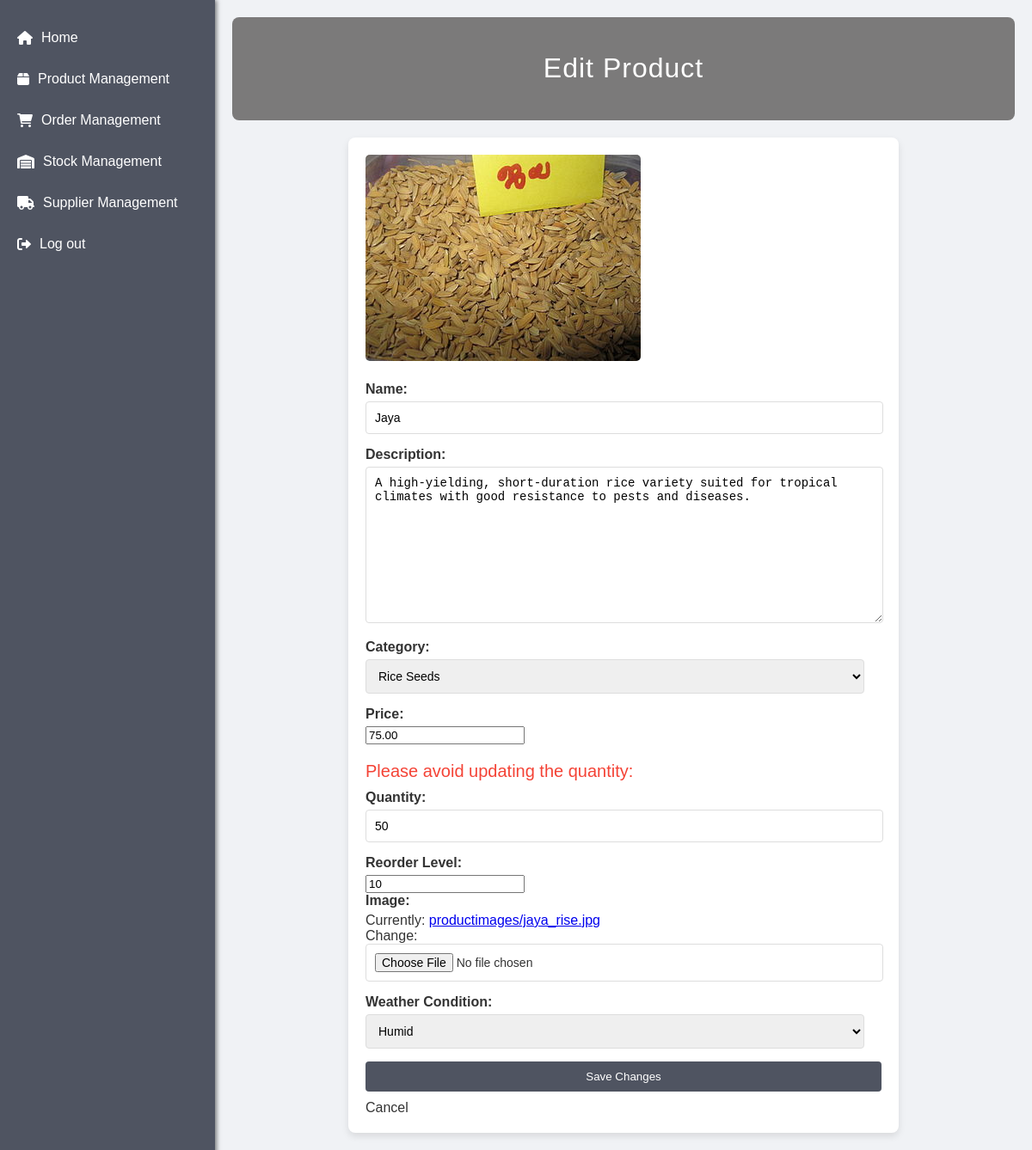
The app's page /edit_product/1/ with its own data.
### pets/models.py (models this page shows, shortened)
class Product(models.Model):
    name = models.CharField(max_length=255,unique=True)
    description = models.TextField()
    price = models.DecimalField(max_digits=10, decimal_places=2)
    image = models.ImageField(upload_to='productimages/')
    is_active = models.BooleanField(default=True)
    quantity = models.IntegerField(default=0)
    reorderlevel = models.IntegerField(default=0)
    category = models.CharField(max_length=100, default='Uncategorized')
    is_ordered = models.BooleanField(default=False)  # New field to indicate if the product has been ordered
    weather_condition = models.CharField(
        choices=[
            ('Rainy', 'Rainy'),
            ('Hot', 'Hot'),
            ('Snowy', 'Snowy'),
            ('Humid', 'Humid'),
            ('Normal', 'Normal')
        ],
        max_length=50,
        help_text='Weather condition suitable for this product',
        default='Normal'  # Specify a default value here
    )

### pets/views.py (the view)
# urls.py: path('edit_product/<int:product_id>/', views.edit_product, name='edit_product'),
def edit_product(request, product_id):
    product_to_edit = get_object_or_404(Product, pk=product_id)
    if request.method == 'POST':
        form = ProductForm(request.POST, request.FILES, instance=product_to_edit)
        if form.is_valid():
            new_quantity = form.cleaned_data.get('quantity')  # Get the new quantity from the form
            current_quantity = product_to_edit.quantity  # Get the current quantity of the product
            updated_quantity = current_quantity # Calculate the updated quantity
            product_to_edit.quantity = updated_quantity
            product_to_edit.save()
            return redirect('adminpage')  # Redirect to the user page
    else:
        form = ProductForm(instance=product_to_edit)
    return render(request, 'edit_product.html', {'form': form, 'product': product_to_edit})

### pets/forms.py
class ProductForm(forms.ModelForm):
    class Meta:
        model = Product
        fields = ['name', 'description', 'price', 'image', 'quantity', 'reorderlevel']

### pets/templates/edit_product.html (shortened to what this page needs)
{% load static %}
<!DOCTYPE html>
<html lang="en">
<head>
    <link rel="stylesheet" href="https://cdnjs.cloudflare.com/ajax/libs/font-awesome/6.0.0-beta3/css/all.min.css">
</head>
<body>
    <div class="sidebar">
        <a href="{% url 'admin_dashboard' %}">
            <i class="fas fa-home"></i><span>Home</span>
        </a>
        <a href="{% url 'adminpage' %}">
            <i class="fas fa-box"></i><span>Product Management</span>
        </a>
        <a href="{% url 'adminorders' %}">
            <i class="fas fa-shopping-cart"></i><span>Order Management</span>
        </a>
        <a href="{% url 'stock_management' %}">
            <i class="fas fa-warehouse"></i><span>Stock Management</span>
        </a>
        <a href="{% url 'manage_suppliers' %}">
            <i class="fas fa-truck"></i><span>Supplier Management</span>
        </a>
        <a href="{% url 'user_logout' %}">
            <i class="fas fa-sign-out-alt"></i><span>Log out</span>
        </a>
    </div>
    <div class="main-content">
        <div class="header">
            <h1>Edit Product</h1>
        </div>
        <div class="form-container">
            <form method="post" enctype="multipart/form-data">
                <div>
                    {% if product.image %}
                        <img src="{{ product.image.url }}" alt="Product Image">
                    {% else %}
                        <p>No image available</p>
                    {% endif %}
                </div>
                <label for="{{ form.name.id_for_label }}">Name:</label>
                {{ form.name }}
                <br>
                <label for="{{ form.description.id_for_label }}">Description:</label>
                {{ form.description }}
                <br>
                <label for="{{ form.category.id_for_label }}">Category:</label>
                <select id="{{ form.category.id_for_label }}" name="{{ form.category.html_name }}">
                    <option value="Rice Seeds" {% if product.category == 'Rice Seeds' %} selected {% endif %}>Rice Seeds</option>
                </select>
                <br>
                <label for="{{ form.price.id_for_label }}">Price:</label>
                {{ form.price }}
                <br>
                <p style="color: #f44336; font-size: 20px; margin-bottom: 10px;">Please avoid updating the quantity:</p>
                <label for="{{ form.quantity.id_for_label }}">Quantity:</label>
                <input type="text" id="{{ form.quantity.id_for_label }}" name="{{ form.quantity.html_name }}" value="{{ product.quantity }}" readonly>
                <br>
                <label for="{{ form.reorderlevel.id_for_label }}">Reorder Level:</label>
                {{ form.reorderlevel }}
                <br>
                <label for="{{ form.image.id_for_label }}">Image:</label>
                {{ form.image }}
                <br>
                <label for="{{ form.weather_condition.id_for_label }}">Weather Condition:</label>
                {{ form.weather_condition }}
                <input type="submit" value="Save Changes">
                <a href="{% url 'adminpage' %}" class="cancel-link">Cancel</a>
            </form>
        </div>
    </div>
</body>
</html>

### pets/templates/edit_product.html (style rules this page uses)
body { font-family: 'Arial', sans-serif; margin: 0; padding: 0; display: flex; min-height: 100vh; background-color: #f0f2f5; color: #333; }
.sidebar { width: 250px; background: #4f5461; color: white; position: fixed; height: 100%; padding-top: 20px; transition: width 0.3s; box-shadow: 2px 0 5px rgba(0, 0, 0, 0.5); }
.sidebar a { display: flex; align-items: center; padding: 15px 20px; color: white; text-decoration: none; transition: background 0.3s, padding-left 0.3s; }
.sidebar a i { margin-right: 10px; transition: margin-right 0.3s; }
.main-content { margin-left: 250px; padding: 20px; width: calc(100% - 250px); transition: margin-left 0.3s, width 0.3s; }
.header { background-color: #7b7a7a; padding: 20px; text-align: center; border-radius: 8px; margin-bottom: 20px; animation: fadeIn 2s ease forwards; }
.header h1 { color: white; font-weight: 300; letter-spacing: 1px; }
.form-container { max-width: 600px; margin: auto; background: #fff; padding: 20px; border-radius: 8px; box-shadow: 0 4px 8px rgba(0, 0, 0, 0.1); }
.form-container img { max-width: 100%; border-radius: 5px; margin-bottom: 20px; }
.form-container label { font-weight: bold; display: block; margin-bottom: 5px; }
.form-container input[type="text"], .form-container select, .form-container input[type="file"], .form-container textarea { width: calc(100% - 20px); padding: 10px; margin-bottom: 15px; border: 1px solid #ddd; border-radius: 4px; font-size: 14px; }
.form-container input[type="submit"] { width: 100%; padding: 10px; background-color: #4f5461; color: white; border: none; border-radius: 4px; cursor: pointer; transition: background-color 0.3s; }
.form-container .cancel-link { display: inline-block; margin-top: 10px; color: #333; text-decoration: none; transition: color 0.3s; }

### records on screen
Product: image (picture), name "Jaya", description "A high-yielding, short-duration rice variety suited for tropical climates with good resistance to pests and diseases.", category "Rice Seeds", price "75.00", quantity "50", reorderlevel "10", weather_condition "Humid"
